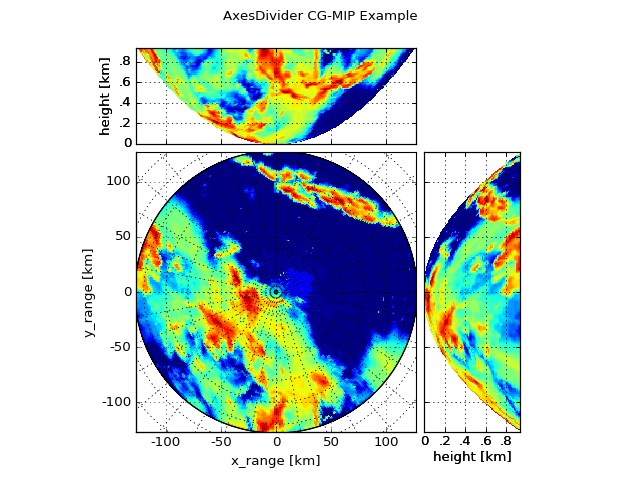

Generate this figure with Python:
import numpy as np
import matplotlib.pyplot as plt
import wradlib
from mpl_toolkits.axes_grid1 import make_axes_locatable
from matplotlib.ticker import NullFormatter, FuncFormatter, MaxNLocator

def mip_formatter(x, pos):
    x = x / 1000.
    fmt_str = '{:g}'.format(x)
    if np.abs(x) > 0 and np.abs(x) < 1:
        return fmt_str.replace("0", "", 1)
    else:
        return fmt_str

# angle of *cut* through ppi and scan elev.
angle = 0.0
elev = 0.0

data = np.loadtxt('../../examples/data/polar_dBZ_tur.gz')
# we need to have meter here for the georef function inside mip
d1 = np.arange(data.shape[1], dtype=np.float) * 1000
d2 = np.arange(data.shape[0], dtype=np.float)
data = np.roll(data, (d2 >= angle).nonzero()[0][0], axis=0)

# calculate max intensity proj
xs, ys, mip1 = wradlib.util.maximum_intensity_projection(data, r=d1, az=d2, angle=angle, elev=elev)
xs, ys, mip2 = wradlib.util.maximum_intensity_projection(data, r=d1, az=d2, angle=90+angle, elev=elev)

# normal cg plot
cgax, caax, paax, pm = wradlib.vis.plot_cg_ppi(data, r=d1, az=d2, refrac=True)
cgax.set_xlim(-np.max(d1),np.max(d1))
cgax.set_ylim(-np.max(d1),np.max(d1))
caax.xaxis.set_major_formatter(FuncFormatter(mip_formatter))
caax.yaxis.set_major_formatter(FuncFormatter(mip_formatter))
caax.set_xlabel('x_range [km]')
caax.set_ylabel('y_range [km]')

# axes divider section
divider = make_axes_locatable(cgax)
axMipX = divider.append_axes("top", size=1.2, pad=0.1, sharex=cgax)
axMipY = divider.append_axes("right", size=1.2, pad=0.1, sharey=cgax)

# special handling for labels etc.
cgax.axis["right"].major_ticklabels.set_visible(False)
cgax.axis["top"].major_ticklabels.set_visible(False)
axMipX.xaxis.set_major_formatter(NullFormatter())
axMipX.yaxis.set_major_formatter(FuncFormatter(mip_formatter))
axMipX.yaxis.set_major_locator(MaxNLocator(5))
axMipY.yaxis.set_major_formatter(NullFormatter())
axMipY.xaxis.set_major_formatter(FuncFormatter(mip_formatter))
axMipY.xaxis.set_major_locator(MaxNLocator(5))

# plot max intensity proj
ma = np.ma.array(mip1, mask=np.isnan(mip1))
axMipX.pcolormesh(xs, ys, ma)
ma = np.ma.array(mip2, mask=np.isnan(mip2))
axMipY.pcolormesh(ys.T, xs.T, ma.T)

# set labels, limits etc
axMipX.set_xlim(-np.max(d1),np.max(d1))
axMipX.set_ylim(0, wradlib.georef.beam_height_n(d1[-2], elev))
axMipY.set_xlim(0, wradlib.georef.beam_height_n(d1[-2], elev))
axMipY.set_ylim(-np.max(d1),np.max(d1))
axMipX.set_ylabel('height [km]')
axMipY.set_xlabel('height [km]')
axMipX.grid(True)
axMipY.grid(True)
t = plt.gcf().suptitle('AxesDivider CG-MIP Example')

plt.draw()
plt.show()
